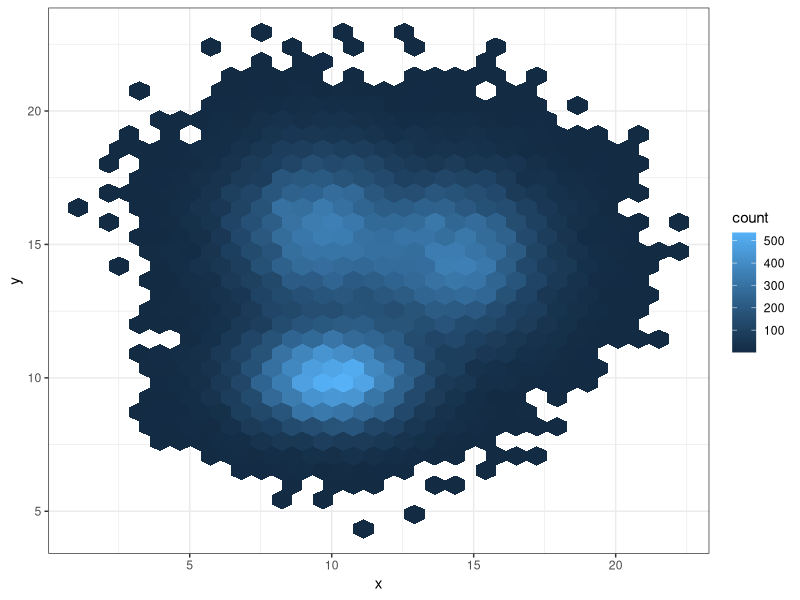
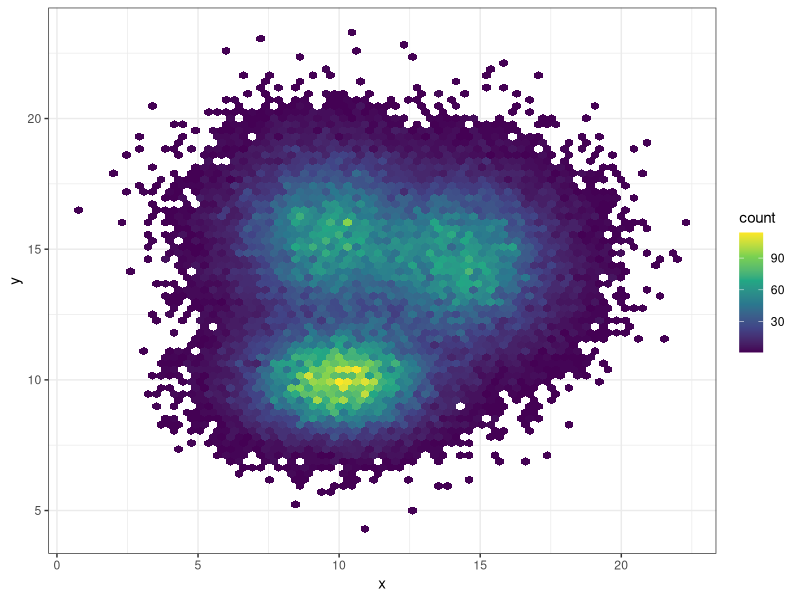
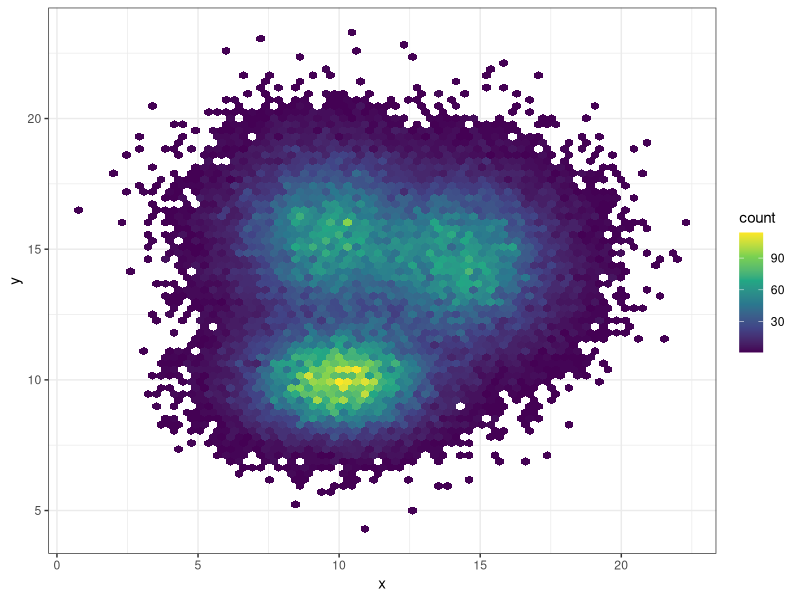

Source code (R) for these figures, in order:
# Library
library(tidyverse)

# Data
a <- data.frame( x=rnorm(20000, 10, 1.9), y=rnorm(20000, 10, 1.2) )
b <- data.frame( x=rnorm(20000, 14.5, 1.9), y=rnorm(20000, 14.5, 1.9) )
c <- data.frame( x=rnorm(20000, 9.5, 1.9), y=rnorm(20000, 15.5, 1.9) )
data <- rbind(a,b,c)

data
# Hexbin chart with default option
ggplot(data, aes(x=x, y=y) ) +
      geom_hex() +
      theme_bw()

# Bin size control + color palette
ggplot(data, aes(x=x, y=y) ) +
      geom_hex(bins = 70) +
      scale_fill_continuous(type = "viridis") +
      theme_bw()
ggsave("test.tiff", units="in", width=12, height=6, dpi=300, compression = 'lzw')
